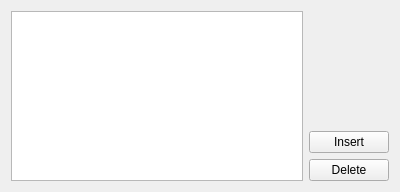
<?xml version="1.0" encoding="UTF-8"?>
<ui version="4.0">
 <class>PieDataEditor</class>
 <widget class="QWidget" name="PieDataEditor">
  <property name="geometry">
   <rect>
    <x>0</x>
    <y>0</y>
    <width>400</width>
    <height>192</height>
   </rect>
  </property>
  <property name="windowTitle">
   <string>Form</string>
  </property>
  <layout class="QGridLayout" name="gridLayout">
   <item row="0" column="0" rowspan="3">
    <widget class="KoChart::ChartTableView" name="tableView"/>
   </item>
   <item row="0" column="1">
    <spacer name="verticalSpacer">
     <property name="orientation">
      <enum>Qt::Vertical</enum>
     </property>
     <property name="sizeHint" stdset="0">
      <size>
       <width>17</width>
       <height>97</height>
      </size>
     </property>
    </spacer>
   </item>
   <item row="1" column="1">
    <widget class="QPushButton" name="insertRow">
     <property name="text">
      <string>Insert</string>
     </property>
     <property name="icon">
      <iconset theme="edit-table-insert-row-under"/>
     </property>
     <property name="flat">
      <bool>false</bool>
     </property>
    </widget>
   </item>
   <item row="2" column="1">
    <widget class="QPushButton" name="deleteSelection">
     <property name="text">
      <string>Delete</string>
     </property>
     <property name="icon">
      <iconset theme="edit-table-delete-row"/>
     </property>
     <property name="shortcut">
      <string>Del</string>
     </property>
     <property name="flat">
      <bool>false</bool>
     </property>
    </widget>
   </item>
  </layout>
 </widget>
 <customwidgets>
  <customwidget>
   <class>KoChart::ChartTableView</class>
   <extends>QTableView</extends>
   <header>ChartTableView.h</header>
  </customwidget>
 </customwidgets>
 <resources/>
 <connections/>
</ui>
